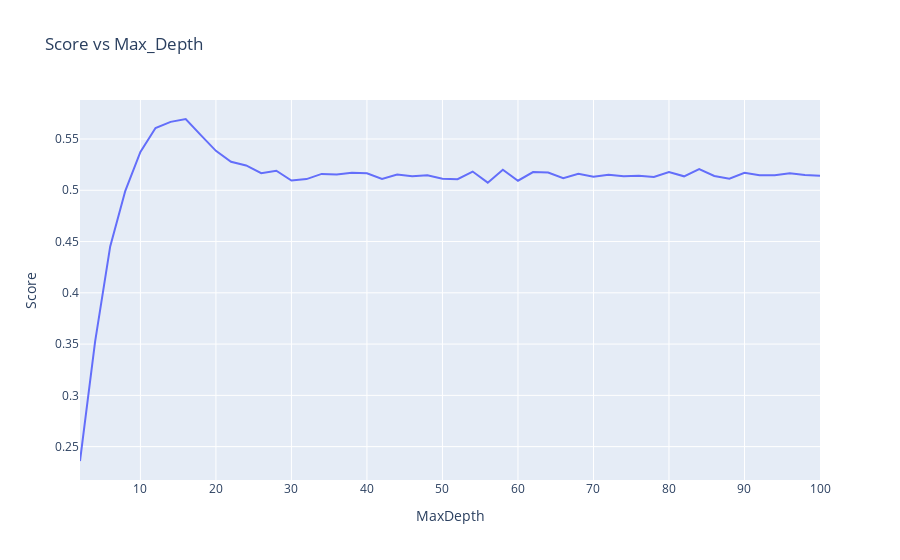

Notebook cell for this chart:
### Code cell
fig = px.line(score_depth_df, x="MaxDepth", y="Score", title='Score vs Max_Depth')
fig.show()

### Figure 1 — Plotly figure (JSON) as saved in the notebook; plotly's stock layout.template omitted (floating-point values rounded to 4 significant figures)
{"data": [{"hovertemplate": "MaxDepth=%{x}<br>Score=%{y}<extra></extra>", "legendgroup": "", "line": {"color": "#636efa", "dash": "solid"}, "mode": "lines", "name": "", "orientation": "v", "showlegend": false, "type": "scatter", "x": [2, 4, 6, 8, 10, 12, 14, 16, 18, 20, 22, 24, 26, 28, 30, 32, 34, 36, 38, 40, 42, 44, 46, 48, 50, 52, 54, 56, 58, 60, 62, 64, 66, 68, 70, 72, 74, 76, 78, 80, 82, 84, 86, 88, 90, 92, 94, 96, 98, 100], "xaxis": "x", "y": [0.236, 0.3524, 0.4452, 0.4995, 0.5374, 0.5606, 0.5667, 0.5695, 0.5537, 0.5385, 0.5278, 0.5242, 0.5166, 0.519, 0.5095, 0.5109, 0.516, 0.5155, 0.5171, 0.5166, 0.511, 0.5154, 0.5136, 0.5146, 0.5112, 0.5108, 0.5183, 0.5074, 0.5201, 0.5093, 0.5177, 0.5174, 0.5117, 0.5162, 0.5133, 0.5152, 0.5138, 0.5143, 0.5129, 0.5179, 0.5136, 0.5207, 0.514, 0.5113, 0.517, 0.5147, 0.5147, 0.5166, 0.5149, 0.5142], "yaxis": "y"}], "layout": {"legend": {"tracegroupgap": 0}, "title": {"text": "Score vs Max_Depth"}, "xaxis": {"anchor": "y", "domain": [0, 1], "title": {"text": "MaxDepth"}}, "yaxis": {"anchor": "x", "domain": [0, 1], "title": {"text": "Score"}}}}
